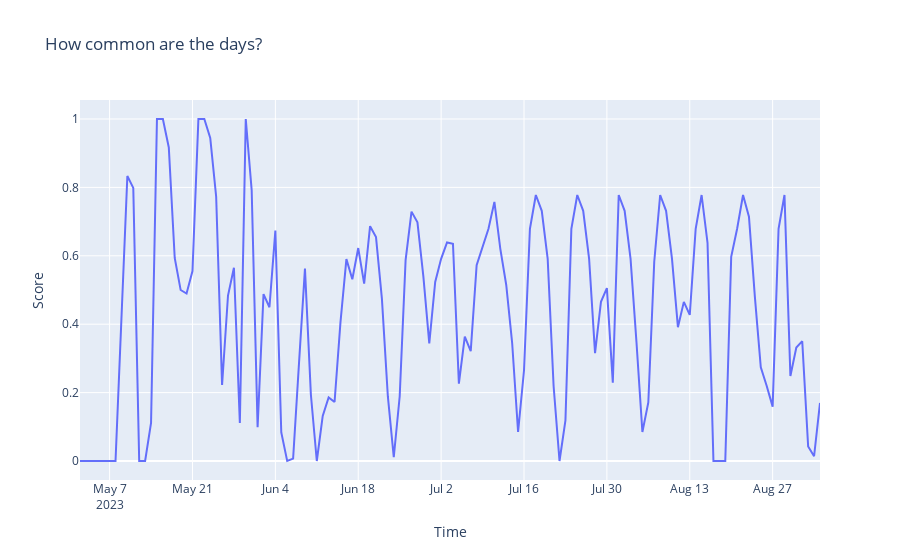

Here is the notebook cell this chart was saved with:
### Code cell
import plotly.express as px
import plotly.graph_objects as go

fig = px.line(df_plot, x="Time", y="Score", title='How common are the days?')
fig.show()
